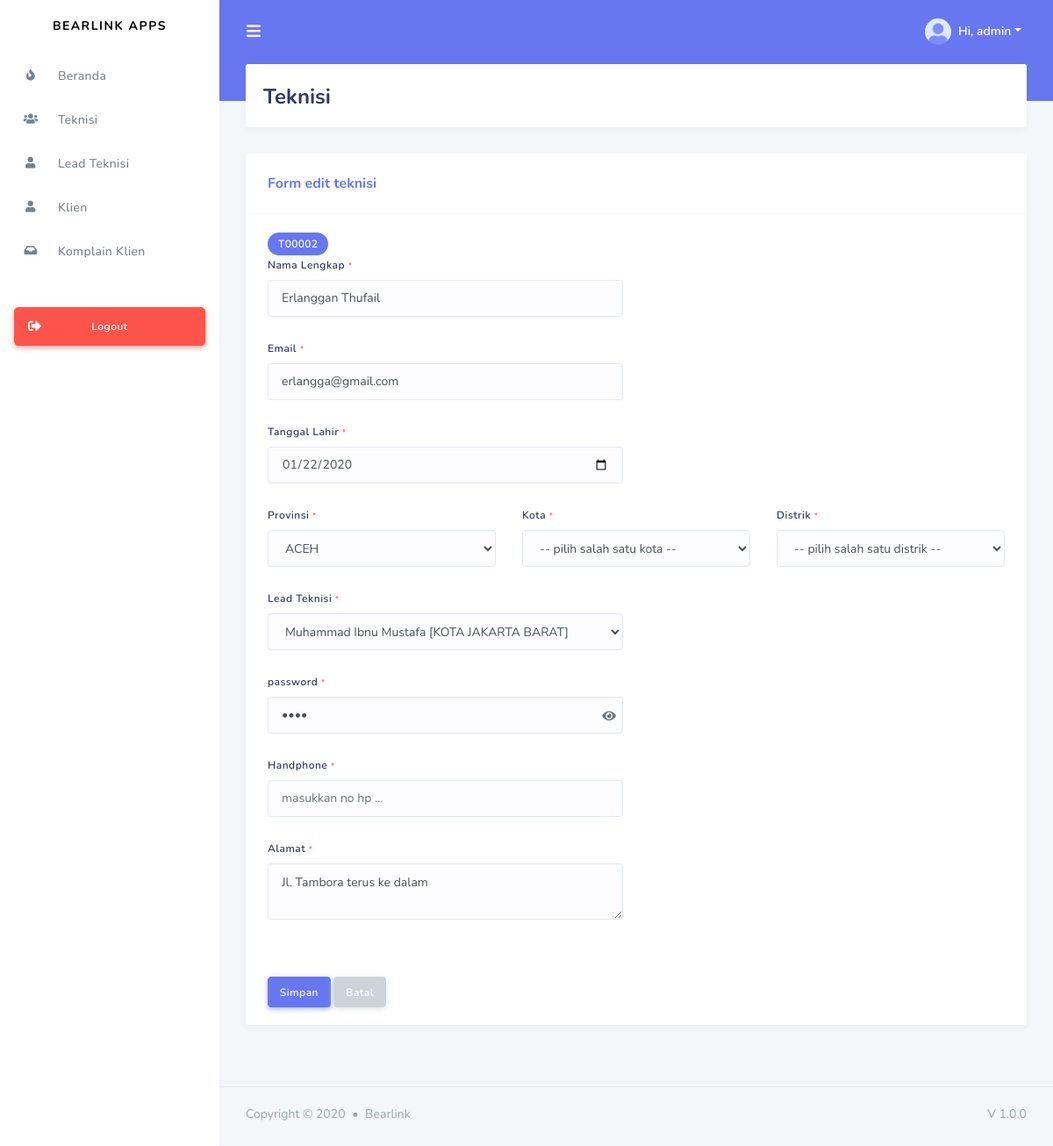
Before: /index.php?page=technicianedit&id=T00002 (signed in) with the older database file.
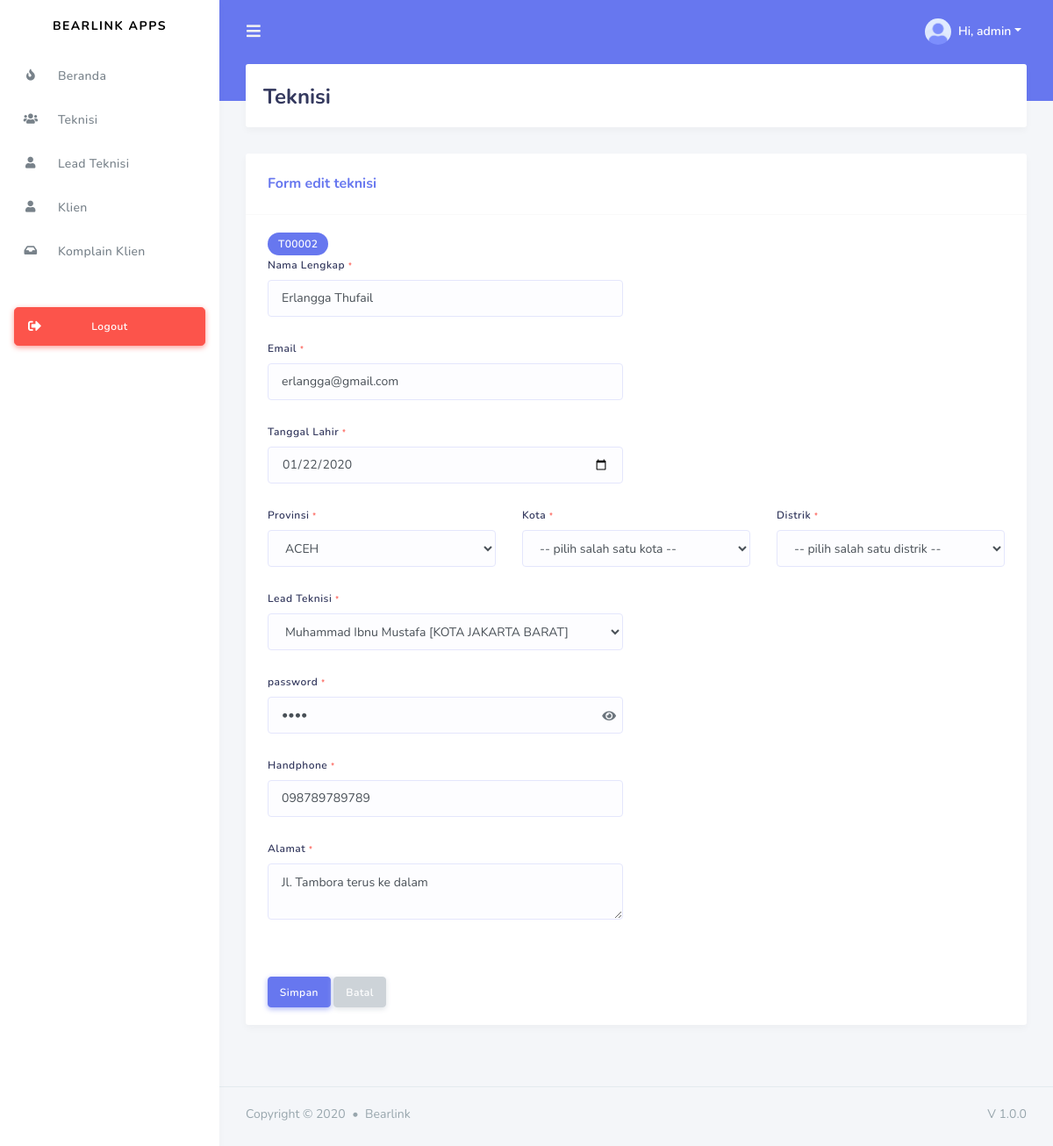
After: the same page with the newer database file.
### tables this page shows
CREATE TABLE `technician` (
  `id` varchar(32) NOT NULL,
  `province_id` char(2) DEFAULT NULL,
  `regency_id` char(4) DEFAULT NULL,
  `district_id` char(7) DEFAULT NULL,
  `lead_technician_id` varchar(32) DEFAULT NULL,
  `full_name` varchar(50) NOT NULL,
  `email` varchar(191) NOT NULL,
  `password` varchar(80) NOT NULL,
  `handphone` varchar(12) DEFAULT NULL,
  `date_of_birth` date NOT NULL,
  `full_address` longtext NOT NULL,
  `status` enum('online','offline') DEFAULT NULL,
  `lat` decimal(10,8) DEFAULT NULL,
  `lng` decimal(11,8) DEFAULT NULL,
  `created_at` timestamp NULL DEFAULT NULL,
  `updated_at` timestamp NULL DEFAULT NULL,
  `deleted_at` timestamp NULL DEFAULT NULL
);

CREATE TABLE `lead_technician` (
  `id` varchar(32) NOT NULL,
  `province_id` char(2) DEFAULT NULL,
  `regency_id` char(4) DEFAULT NULL,
  `district_id` char(7) DEFAULT NULL,
  `full_name` varchar(50) NOT NULL,
  `email` varchar(50) NOT NULL,
  `password` varchar(10) NOT NULL,
  `handphone` varchar(12) NOT NULL,
  `date_of_birth` date NOT NULL,
  `full_address` longtext NOT NULL,
  `status` enum('online','offline') DEFAULT NULL,
  `lat` decimal(10,8) DEFAULT NULL,
  `lng` decimal(11,8) DEFAULT NULL,
  `created_at` timestamp NULL DEFAULT NULL,
  `updated_at` timestamp NULL DEFAULT NULL,
  `deleted_at` timestamp NULL DEFAULT NULL
);

### page/admin/technician/technicianedit.php (the view, shortened to what the changed rows need)
<div class="main-content">
    <?php
        $g      = mysqli_query($conn, "SELECT * FROM technician WHERE id='$_GET[id]'");
        $data   = mysqli_fetch_array($g);
    ?>
    <section class="section">
        <div class="section-header">
            <h1>Teknisi</h1>
        </div>
        <div class="row">
            <div class="col-lg-12 col-md-12 col-12 col-sm-12">
                <div class="card">
                    <div class="card-header">
                        <h4>Form edit teknisi</h4>
                    </div>
                    <div class="card-body">
                        <form action="?page=technicianeditpro" method="post" enctype="multipart/form-data">
                            <div class="row">
                                <div class="col-md-6">
                                    <div class="badge badge-primary"><?= $data['id'] ?></div>
                                </div>
                            </div>
                            <div class="row">
                                <div class="col-md-6">
                                    <div class="form-group">
                                        <label>Nama Lengkap <small class="text-danger">*</small></label>
                                        <input type="text" class="form-control" name="fullname" placeholder="masukkan nama lengkap ..." autocomplete="off" value="<?= $data['full_name'] ?>" required>
                                    </div>
                                </div>
                            </div>
                            <div class="row">
                                <div class="col-md-6">
                                    <div class="form-group">
                                        <label>Email <small class="text-danger">*</small></label>
                                        <input type="email" class="form-control" name="email" placeholder="masukkan email ..." autocomplete="off" value="<?= $data['email'] ?>" required>
                                    </div>
                                </div>
                            </div>
                            <div class="row">
                                <div class="col-md-6">
                                    <div class="form-group">
                                        <label>Tanggal Lahir <small class="text-danger">*</small></label>
                                        <input type="date" class="form-control" name="dob" placeholder="masukkan tanggal lahir ..." autocomplete="off" value="<?= date('Y-m-d', strtotime($data['date_of_birth'])) ?>" required>
                                    </div>
                                </div>
                            </div>
                            <div class="row">
                                <div class="col-md-12">
                                    <div class="row">
                                        <div class="col-md-4">
                                            <div class="form-group">
                                                <label>Provinsi <small class="text-danger">*</small></label>
                                                <select class="form-control" name="provincy" id="provincy">
                                                    <?php
                                                        $q = mysqli_query($conn, "SELECT * from provinces");
                                                        while($datas = mysqli_fetch_array($q)){
                                                            echo '<option value='.$datas['id'].'>'.$datas['name'].'</option>';
                                                        }
                                                    ?>
                                                </select>
                                            </div>
                                        </div>
                                        <div class="col-md-4">
                                            <div class="form-group">
                                                <label>Kota <small class="text-danger">*</small></label>
                                                <select class="form-control" name="regency" id="regency">
                                                    <option value="">-- pilih salah satu kota --</option>
                                                </select>
                                            </div>
                                        </div>
                                        <div class="col-md-4">
                                            <div class="form-group">
                                                <label>Distrik <small class="text-danger">*</small></label>
                                                <select class="form-control" name="district" id="district">
                                                    <option value="">-- pilih salah satu distrik --</option>
                                                </select>
                                            </div>
                                        </div>
                                    </div>
                                </div>
                            </div>
                            <div class="row">
                                <div class="col-md-6">
                                    <div class="form-group">
                                        <label>Lead Teknisi <small class="text-danger">*</small></label>
                                        <select class="form-control" name="leadtech">
                                            <?php
                                                $qe = mysqli_query($conn, "SELECT lead_technician.full_name as fullname, lead_technician.id as idlead, regencies.name as nameregency from lead_technician
                                                                        JOIN regencies ON lead_technician.regency_id=regencies.id");
                                                while($row = mysqli_fetch_array($qe)){ ?>
                                                    <option value="<?= $row['idlead'] ?>" <?= $data['lead_technician_id'] == $row['idlead'] ? 'selected' : '' ?>><?= $row['fullname']." [".$row['nameregency']."]" ?></option>
                                            <?php } ?>
                                        </select>
                                    </div>
                                </div>
                            </div>
                            <div class="row">
                                <div class="col-md-6">
                                    <div class="form-group">
                                        <label>password <small class="text-danger">*</small></label>
                                        <input id="password-field" type="password" class="form-control" name="password" placeholder="masukkan password ..." autocomplete="off" value="<?= $data['password'] ?>" maxlength="10" required>
                                        <span toggle="#password-field" class="fa fa-eye field-icon toggle-password"></span>
                                    </div>
                                </div>
                            </div>
                            <div class="row">
                                <div class="col-md-6">
                                    <div class="form-group">
                                        <label>Handphone <small class="text-danger">*</small></label>
                                        <input type="text" class="form-control" maxlength="12" onkeyup="this.value=this.value.replace(/[^\d]/,'')" name="hp" placeholder="masukkan no hp ..." autocomplete="off" value="<?= $data['handphone'] ?>" required>
                                    </div>
                                </div>
                            </div>
                            <div class="row">
                                <div class="col-md-6">
                                    <div class="form-group">
                                        <label>Alamat <small class="text-danger">*</small></label>
                                        <textarea class="form-control" name="address" placeholder="masukkan alamat ..." autocomplete="off" required><?= $data['full_address'] ?></textarea>
                                    </div>
                                </div>
                            </div>
                    </div>
                    <div class="card-footer">
                        <input type="submit" name="submit" class="btn btn-primary" value="Simpan">
                        <a href="?page=technician" class="btn btn-secondary">Batal</a>
                    </div>
                </div>
            </div>
        </div>
    </section>
</div>
<footer class="main-footer">
    <div class="footer-left">
        Copyright &copy; 2020 <div class="bullet"></div> Bearlink
    </div>
    <div class="footer-right">
        V 1.0.0
    </div>
</footer>
</div>
</div>

Changed rows visible on the page:
changed technician "erlangga@gmail.com": fullname "Erlanggan Thufail" → "Erlangga Thufail"; hp (not shown) → "098789789789"
